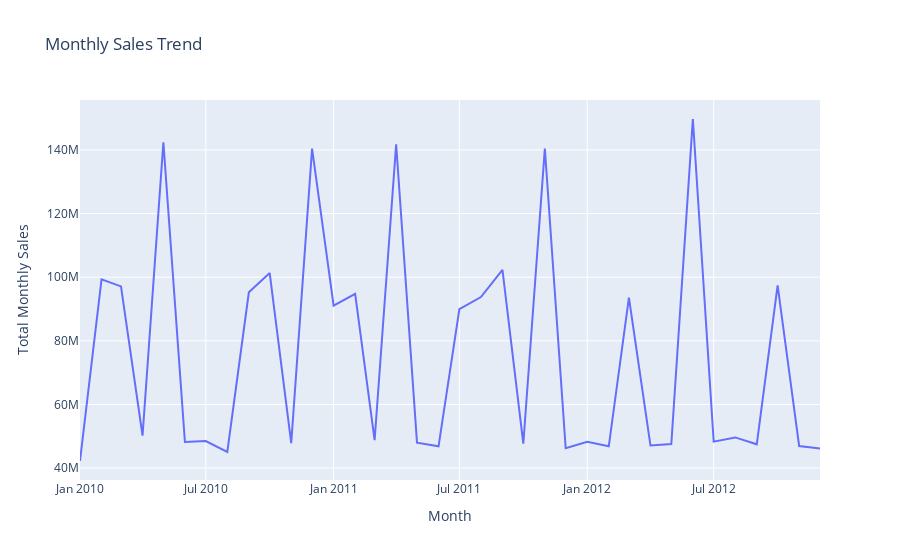

The notebook cell this image was saved under:
### Code cell
# Monthly Sales across all stores

df['month'] = df['date'].dt.to_period('M').astype(str)

monthly_sales = df.groupby('month')['weekly_sales'].sum().reset_index()
monthly_sales.rename(columns={'weekly_sales': 'monthly_sales'}, inplace=True)

fig = px.line(monthly_sales, x='month', y='monthly_sales', title='Monthly Sales Trend')
fig.update_layout(xaxis_title='Month', yaxis_title='Total Monthly Sales')
fig.show()

### Figure 1 — Plotly figure (JSON) as saved in the notebook; plotly's stock layout.template omitted (floating-point values rounded to 4 significant figures)
{"data": [{"hovertemplate": "month=%{x}<br>monthly_sales=%{y}<extra></extra>", "legendgroup": "", "line": {"color": "#636efa", "dash": "solid"}, "marker": {"symbol": "circle"}, "mode": "lines", "name": "", "orientation": "v", "showlegend": false, "type": "scatter", "x": ["2010-01", "2010-02", "2010-03", "2010-04", "2010-05", "2010-06", "2010-07", "2010-08", "2010-09", "2010-10", "2010-11", "2010-12", "2011-01", "2011-02", "2011-03", "2011-04", "2011-05", "2011-06", "2011-07", "2011-08", "2011-09", "2011-10", "2011-11", "2011-12", "2012-01", "2012-02", "2012-03", "2012-04", "2012-05", "2012-06", "2012-07", "2012-08", "2012-09", "2012-10", "2012-11", "2012-12"], "xaxis": "x", "y": [42240000.0, 99340000.0, 97100000.0, 50190000.0, 142400000.0, 48200000.0, 48500000.0, 45100000.0, 95260000.0, 101300000.0, 47830000.0, 140400000.0, 91040000.0, 94770000.0, 48770000.0, 141800000.0, 48020000.0, 46860000.0, 89990000.0, 93750000.0, 102300000.0, 47670000.0, 140400000.0, 46250000.0, 48280000.0, 46860000.0, 93570000.0, 47120000.0, 47570000.0, 149700000.0, 48330000.0, 49650000.0, 47480000.0, 97410000.0, 46930000.0, 46130000.0], "yaxis": "y"}], "layout": {"legend": {"tracegroupgap": 0}, "title": {"text": "Monthly Sales Trend"}, "xaxis": {"anchor": "y", "domain": [0, 1], "title": {"text": "Month"}}, "yaxis": {"anchor": "x", "domain": [0, 1], "title": {"text": "Total Monthly Sales"}}}}
